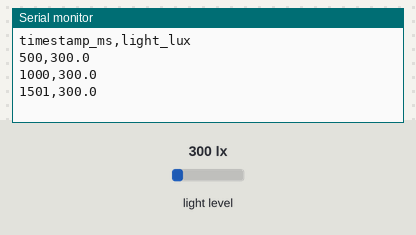
Bench run of a sketch on a simulated ESP32. Parts: the last lines printed to the serial monitor. Inputs (shaded band) come from the test bench; at power-on: light level 300 lx.

Above: at 1.7 s.
1.8 s: light level set to 40 lx
At 2.4 s:
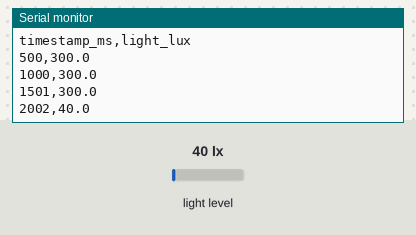
3.3 s: light level set to 500 lx
At 3.9 s:
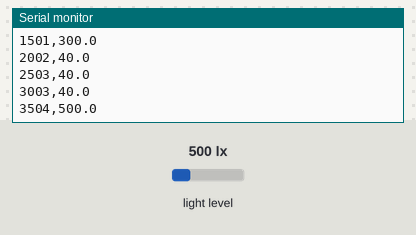
Timing chart, 0 to 6.3 s (numbered marks = the images above; inputs shaded):
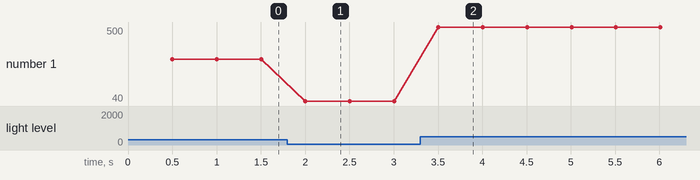

Measured:
- after the input at 1.8 s, the serial monitor: prints a new line after 0.20 s (image 1)
- after the input at 3.3 s, the serial monitor: prints a new line after 0.21 s (image 2)
- plotted number 1: 300 → 40 after the input at 1.8 s

The sketch:

bh1750.ino
```cpp
#include <Wire.h>
#include <BH1750.h>

BH1750 lightMeter;

void setup() {
  Serial.begin(115200);
  delay(500);

  Wire.begin(21, 22);

  if (!lightMeter.begin()) {
    Serial.println("BH1750 not found");
    while (1);
  }

  Serial.println("timestamp_ms,light_lux");
}

void loop() {
  unsigned long t = millis();
  float lux = lightMeter.readLightLevel();

  Serial.print(t);
  Serial.print(",");
  Serial.println(lux, 1);

  delay(500);
}
```
